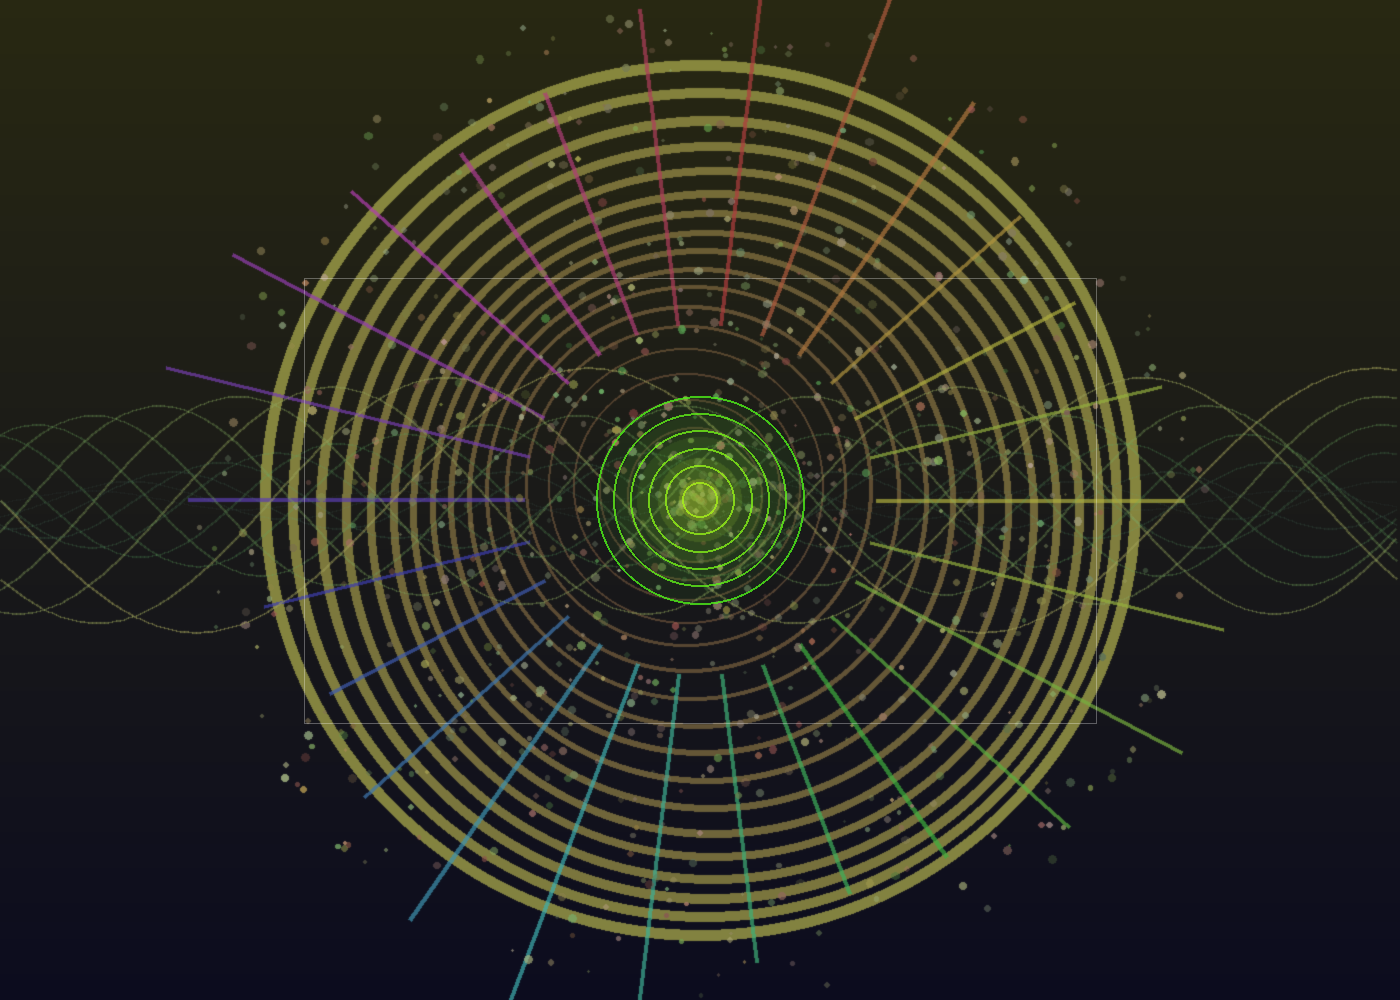

Source code (Python):
from PIL import Image, ImageDraw, ImageFilter
import math
import random

WIDTH = 1400
HEIGHT = 1000

data = {
    "hue": 60,
    "saturation": 1.79,
    "lightness": 43.92,
    "luminosity": 44.60,
    "brightness": 44.18,
    "colors": 144354,
    "resolution": (1280, 720),
    "bitrate": 7.7,
    "fps": 15,
    "quality": 238,
    "png_size": 1.36,
    "jpeg_size": 516.46,
}

hue = data["hue"]
sat = data["saturation"]
light = data["lightness"]
colors_count = data["colors"]
bitrate = data["bitrate"]
fps = data["fps"]
quality = data["quality"]

import colorsys

def hsv_to_rgb(h, s, v):
    r, g, b = colorsys.hsv_to_rgb(h / 360.0, s / 100.0, v / 100.0)
    return (int(r * 255), int(g * 255), int(b * 255))

base_hue = hue
base_sat = max(sat, 15)
base_val = light

c1 = hsv_to_rgb(base_hue, base_sat + 40, base_val + 20)
c2 = hsv_to_rgb((base_hue + 30) % 360, base_sat + 25, base_val + 10)
c3 = hsv_to_rgb((base_hue - 40) % 360, base_sat + 35, base_val + 15)
c4 = hsv_to_rgb((base_hue + 180) % 360, base_sat + 45, base_val + 5)

img = Image.new('RGB', (WIDTH, HEIGHT), (10, 10, 20))
draw = ImageDraw.Draw(img, 'RGBA')

for y in range(HEIGHT):
    ratio = y / HEIGHT
    r = int(c1[0] * (1 - ratio) + c4[0] * ratio) // 4
    g = int(c1[1] * (1 - ratio) + c4[1] * ratio) // 4
    b = int(c1[2] * (1 - ratio) + c4[2] * ratio) // 4
    for x in range(WIDTH):
        img.putpixel((x, y), (r, g, b))

cx = WIDTH // 2
cy = HEIGHT // 2
max_radius = min(WIDTH, HEIGHT) // 2 - 60

rings = int(10 + quality / 30)
for i in range(rings):
    t = i / rings
    radius = max_radius * (1 - t * 0.9)
    r_ch = int(c1[0] * (1 - t) + c3[0] * t)
    g_ch = int(c1[1] * (1 - t) + c3[1] * t)
    b_ch = int(c1[2] * (1 - t) + c3[2] * t)
    width = max(2, int(bitrate * (1 - t) * 1.5))
    alpha = int(200 * (1 - t * 0.5))
    offset = int(math.sin(t * 6.28) * 15)
    draw.ellipse(
        [cx - radius + offset, cy - radius + offset,
         cx + radius + offset, cy + radius + offset],
        outline=(r_ch, g_ch, b_ch, alpha),
        width=width
    )

rays = int(8 + fps * 1.2)
for i in range(rays):
    angle = (i / rays) * 2 * math.pi
    inner = max_radius * 0.4
    outer = max_radius * (1.1 + math.sin(i) * 0.15)
    x1 = cx + math.cos(angle) * inner
    y1 = cy + math.sin(angle) * inner
    x2 = cx + math.cos(angle) * outer
    y2 = cy + math.sin(angle) * outer
    cc = hsv_to_rgb((base_hue + i * 15) % 360, base_sat + 50, base_val + 25)
    draw.line([(x1, y1), (x2, y2)], fill=(*cc, 180), width=int(bitrate / 2) + 1)

random.seed(int(colors_count))
particle_count = int(colors_count / 150)
for _ in range(particle_count):
    angle = random.uniform(0, 2 * math.pi)
    dist = random.uniform(0, max_radius * 1.15)
    px = cx + math.cos(angle) * dist
    py = cy + math.sin(angle) * dist

    if px < 0 or px >= WIDTH or py < 0 or py >= HEIGHT:
        continue

    size = random.uniform(1, 4)
    cc = hsv_to_rgb(
        (base_hue + random.uniform(-60, 60)) % 360,
        base_sat + random.uniform(0, 40),
        base_val + random.uniform(0, 30)
    )
    alpha = random.randint(60, 220)
    draw.ellipse(
        [px - size, py - size, px + size, py + size],
        fill=(*cc, alpha)
    )

wave_lines = int(light / 3)
for w in range(wave_lines):
    points = []
    amplitude = (100 - light) * 2 + 20
    freq = 0.008 + w * 0.001
    phase = w * 0.7
    for x in range(0, WIDTH, 4):
        y = cy + math.sin(x * freq + phase) * amplitude * (1 - w / wave_lines)
        points.append((x, y))
    cc = hsv_to_rgb((base_hue + w * 8) % 360, base_sat + 30, base_val + 20)
    alpha = int(120 * (1 - w / wave_lines))
    if len(points) > 1:
        draw.line(points, fill=(*cc, alpha), width=2)

core_r = int(max_radius * 0.25 * (quality / 250))
for i in range(5, 0, -1):
    r = core_r * i / 5
    cc = hsv_to_rgb((base_hue + i * 10) % 360, base_sat + 60, base_val + 30)
    alpha = int(100 / i)
    draw.ellipse(
        [cx - r, cy - r, cx + r, cy + r],
        fill=(*cc, alpha)
    )

img = img.filter(ImageFilter.GaussianBlur(radius=0.6))

draw2 = ImageDraw.Draw(img, 'RGBA')

for i in range(6):
    r = core_r * (i + 1) / 6
    cc = hsv_to_rgb((base_hue + 20 + i * 5) % 360, 90, 95)
    draw2.ellipse(
        [cx - r, cy - r, cx + r, cy + r],
        outline=(*cc, 200),
        width=2
    )

resolution_ratio = data["resolution"][0] / data["resolution"][1]
box_w = int(max_radius * 1.8)
box_h = int(box_w / resolution_ratio)
box_x = cx - box_w // 2
box_y = cy - box_h // 2
draw2.rectangle(
    [box_x, box_y, box_x + box_w, box_y + box_h],
    outline=(255, 255, 255, 80),
    width=1
)

img.save("webcam_art.png", "PNG")
print("✅ Kaydedildi: webcam_art.png")
